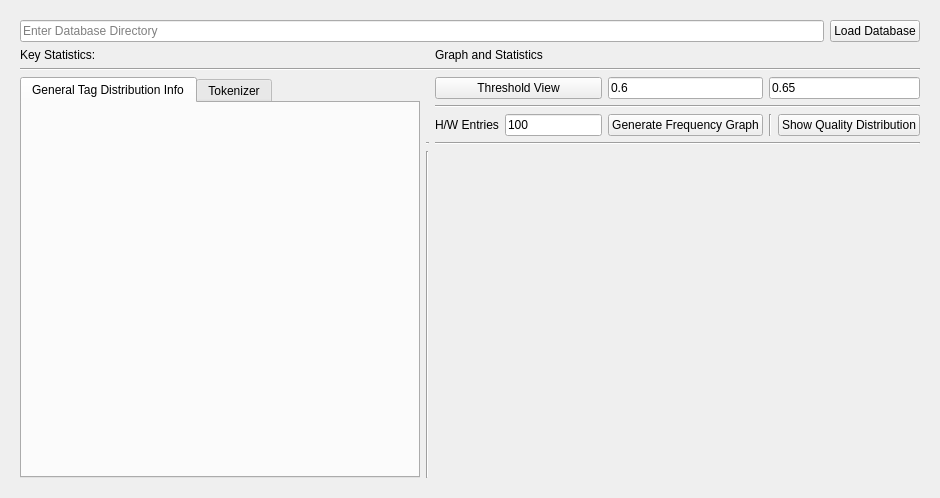
<?xml version="1.0" encoding="UTF-8"?>
<ui version="4.0">
 <class>Form</class>
 <widget class="QWidget" name="Form">
  <property name="geometry">
   <rect>
    <x>0</x>
    <y>0</y>
    <width>940</width>
    <height>498</height>
   </rect>
  </property>
  <property name="windowTitle">
   <string>Form</string>
  </property>
  <layout class="QGridLayout" name="gridLayout_2">
   <item row="0" column="0">
    <widget class="QWidget" name="widget" native="true">
     <property name="autoFillBackground">
      <bool>false</bool>
     </property>
     <layout class="QGridLayout" name="gridLayout">
      <item row="0" column="1" colspan="2">
       <widget class="QPushButton" name="pushButton_load_database">
        <property name="toolTip">
         <string>loads database</string>
        </property>
        <property name="text">
         <string>Load Database</string>
        </property>
       </widget>
      </item>
      <item row="1" column="0" colspan="3">
       <layout class="QGridLayout" name="gridLayout_3">
        <item row="0" column="0">
         <widget class="QLabel" name="label_4">
          <property name="sizePolicy">
           <sizepolicy hsizetype="Preferred" vsizetype="Minimum">
            <horstretch>0</horstretch>
            <verstretch>0</verstretch>
           </sizepolicy>
          </property>
          <property name="minimumSize">
           <size>
            <width>200</width>
            <height>0</height>
           </size>
          </property>
          <property name="text">
           <string>Key Statistics:</string>
          </property>
         </widget>
        </item>
        <item row="2" column="0" rowspan="5">
         <widget class="QTabWidget" name="tabWidget">
          <property name="minimumSize">
           <size>
            <width>400</width>
            <height>0</height>
           </size>
          </property>
          <property name="toolTip">
           <string/>
          </property>
          <property name="currentIndex">
           <number>0</number>
          </property>
          <widget class="QWidget" name="tab_3">
           <property name="toolTip">
            <string>&lt;html&gt;&lt;head/&gt;&lt;body&gt;&lt;p&gt;shows basic tag and conflict distribution statistics when &amp;quot;generate Graph&amp;quot; is pressed.&lt;/p&gt;&lt;p&gt;&amp;quot;Unique tags post filter&amp;quot; is the number of unique tags in the database after filtering&lt;/p&gt;&lt;p&gt;&amp;quot;Unique rejected tags&amp;quot; is the number of unique tags in the rejected category&lt;/p&gt;&lt;p&gt;&lt;br/&gt;&lt;/p&gt;&lt;p&gt;&amp;quot;Used Tags&amp;quot; section shows the distribution breakdown of data&lt;/p&gt;&lt;p&gt;&lt;br/&gt;&lt;/p&gt;&lt;p&gt;&amp;quot;Tag Conflict Category&amp;quot; section shows the number of potential conflicts in the database, based on tag_category.csv&lt;/p&gt;&lt;p&gt;&lt;br/&gt;&lt;/p&gt;&lt;p&gt;&lt;br/&gt;&lt;/p&gt;&lt;/body&gt;&lt;/html&gt;</string>
           </property>
           <attribute name="title">
            <string>General Tag Distribution Info</string>
           </attribute>
           <layout class="QGridLayout" name="gridLayout_4">
            <item row="0" column="0">
             <widget class="QLabel" name="label_5">
              <property name="sizePolicy">
               <sizepolicy hsizetype="Preferred" vsizetype="Expanding">
                <horstretch>0</horstretch>
                <verstretch>0</verstretch>
               </sizepolicy>
              </property>
              <property name="minimumSize">
               <size>
                <width>280</width>
                <height>0</height>
               </size>
              </property>
              <property name="text">
               <string/>
              </property>
             </widget>
            </item>
           </layout>
          </widget>
          <widget class="QWidget" name="tab_4">
           <property name="toolTip">
            <string>Displays token info (openCLIP implimentation)</string>
           </property>
           <attribute name="title">
            <string>Tokenizer</string>
           </attribute>
           <layout class="QGridLayout" name="gridLayout_5">
            <item row="1" column="0">
             <widget class="QLabel" name="label_token_count">
              <property name="text">
               <string>Token Count:</string>
              </property>
             </widget>
            </item>
            <item row="2" column="0">
             <widget class="QListView" name="listView_tokens"/>
            </item>
            <item row="0" column="0">
             <widget class="QLineEdit" name="lineEdit_token_input">
              <property name="toolTip">
               <string>Enter tag(s) here and return the tokenized results.  Shows the tokenized version of the tag(s) and a list of tags with overlapping tokens will be listed below</string>
              </property>
              <property name="text">
               <string/>
              </property>
              <property name="placeholderText">
               <string>Enter Tags</string>
              </property>
             </widget>
            </item>
           </layout>
          </widget>
         </widget>
        </item>
        <item row="1" column="0" colspan="10">
         <widget class="Line" name="line">
          <property name="orientation">
           <enum>Qt::Horizontal</enum>
          </property>
         </widget>
        </item>
        <item row="0" column="2" colspan="8">
         <widget class="QLabel" name="label">
          <property name="sizePolicy">
           <sizepolicy hsizetype="Preferred" vsizetype="Preferred">
            <horstretch>0</horstretch>
            <verstretch>0</verstretch>
           </sizepolicy>
          </property>
          <property name="text">
           <string>Graph and Statistics</string>
          </property>
         </widget>
        </item>
        <item row="4" column="2">
         <widget class="QLabel" name="label_2">
          <property name="sizePolicy">
           <sizepolicy hsizetype="Preferred" vsizetype="Minimum">
            <horstretch>0</horstretch>
            <verstretch>0</verstretch>
           </sizepolicy>
          </property>
          <property name="text">
           <string>H/W Entries</string>
          </property>
         </widget>
        </item>
        <item row="5" column="1">
         <widget class="Line" name="line_3">
          <property name="orientation">
           <enum>Qt::Horizontal</enum>
          </property>
         </widget>
        </item>
        <item row="2" column="2" colspan="4">
         <widget class="QPushButton" name="pushButton_threshold_view">
          <property name="sizePolicy">
           <sizepolicy hsizetype="Minimum" vsizetype="Minimum">
            <horstretch>0</horstretch>
            <verstretch>0</verstretch>
           </sizepolicy>
          </property>
          <property name="toolTip">
           <string>generate a list of autotags in the database between the threshold in the terminal/console</string>
          </property>
          <property name="text">
           <string>Threshold View</string>
          </property>
         </widget>
        </item>
        <item row="2" column="6">
         <widget class="QLineEdit" name="lineEdit_lower_bound">
          <property name="sizePolicy">
           <sizepolicy hsizetype="Expanding" vsizetype="Minimum">
            <horstretch>0</horstretch>
            <verstretch>0</verstretch>
           </sizepolicy>
          </property>
          <property name="toolTip">
           <string>lower threshold for tag search</string>
          </property>
          <property name="text">
           <string>0.6</string>
          </property>
          <property name="placeholderText">
           <string>lower_bound</string>
          </property>
         </widget>
        </item>
        <item row="4" column="6">
         <widget class="QPushButton" name="pushButton">
          <property name="sizePolicy">
           <sizepolicy hsizetype="Minimum" vsizetype="Minimum">
            <horstretch>0</horstretch>
            <verstretch>0</verstretch>
           </sizepolicy>
          </property>
          <property name="toolTip">
           <string>this will generate a frequency heatmap using the tags in the database and displayed below</string>
          </property>
          <property name="text">
           <string>Generate Frequency Graph</string>
          </property>
         </widget>
        </item>
        <item row="2" column="7" colspan="3">
         <widget class="QLineEdit" name="lineEdit_higher_bound">
          <property name="sizePolicy">
           <sizepolicy hsizetype="Expanding" vsizetype="Minimum">
            <horstretch>0</horstretch>
            <verstretch>0</verstretch>
           </sizepolicy>
          </property>
          <property name="toolTip">
           <string>upper threshold for tag search</string>
          </property>
          <property name="text">
           <string>0.65</string>
          </property>
          <property name="placeholderText">
           <string>higher bound</string>
          </property>
         </widget>
        </item>
        <item row="6" column="1">
         <widget class="Line" name="line_2">
          <property name="sizePolicy">
           <sizepolicy hsizetype="Fixed" vsizetype="Expanding">
            <horstretch>0</horstretch>
            <verstretch>0</verstretch>
           </sizepolicy>
          </property>
          <property name="orientation">
           <enum>Qt::Vertical</enum>
          </property>
         </widget>
        </item>
        <item row="4" column="9">
         <widget class="QPushButton" name="pushButton_quality">
          <property name="sizePolicy">
           <sizepolicy hsizetype="Minimum" vsizetype="Minimum">
            <horstretch>0</horstretch>
            <verstretch>0</verstretch>
           </sizepolicy>
          </property>
          <property name="toolTip">
           <string>this will generate a distribution graph of the aesthetic score, tends to generate a normal distribution (law of large number), but is useful to see skewed results with aesthetic scorer (ex: male focus img tends to be ranked lower than female focus)</string>
          </property>
          <property name="text">
           <string>Show Quality Distribution</string>
          </property>
         </widget>
        </item>
        <item row="6" column="2" colspan="8">
         <layout class="QGridLayout" name="gridLayout_4_graph"/>
        </item>
        <item row="5" column="2" colspan="8">
         <widget class="Line" name="line_4">
          <property name="sizePolicy">
           <sizepolicy hsizetype="Expanding" vsizetype="Fixed">
            <horstretch>0</horstretch>
            <verstretch>0</verstretch>
           </sizepolicy>
          </property>
          <property name="orientation">
           <enum>Qt::Horizontal</enum>
          </property>
         </widget>
        </item>
        <item row="3" column="2" colspan="8">
         <widget class="Line" name="line_5">
          <property name="orientation">
           <enum>Qt::Horizontal</enum>
          </property>
         </widget>
        </item>
        <item row="4" column="7" colspan="2">
         <widget class="Line" name="line_6">
          <property name="orientation">
           <enum>Qt::Vertical</enum>
          </property>
         </widget>
        </item>
        <item row="4" column="3" colspan="3">
         <widget class="QLineEdit" name="lineEdit">
          <property name="sizePolicy">
           <sizepolicy hsizetype="Expanding" vsizetype="Minimum">
            <horstretch>0</horstretch>
            <verstretch>0</verstretch>
           </sizepolicy>
          </property>
          <property name="toolTip">
           <string>height and width size for generating a frequency heatmap of top tags in the database</string>
          </property>
          <property name="text">
           <string>100</string>
          </property>
          <property name="placeholderText">
           <string># of top tags to consider for graphing, -1 for all tags</string>
          </property>
         </widget>
        </item>
       </layout>
      </item>
      <item row="0" column="0">
       <widget class="QLineEdit" name="lineEdit_folder">
        <property name="toolTip">
         <string>enter directory with database file</string>
        </property>
        <property name="placeholderText">
         <string>Enter Database Directory</string>
        </property>
       </widget>
      </item>
     </layout>
    </widget>
   </item>
  </layout>
 </widget>
 <resources/>
 <connections/>
</ui>
